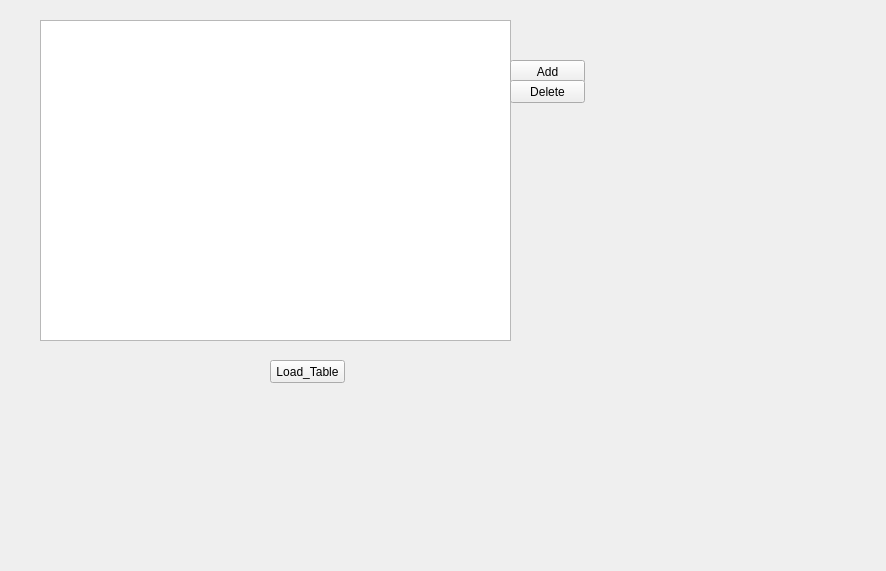
<?xml version="1.0" encoding="UTF-8"?>
<ui version="4.0">
 <class>ManageMem</class>
 <widget class="QWidget" name="ManageMem">
  <property name="geometry">
   <rect>
    <x>0</x>
    <y>0</y>
    <width>886</width>
    <height>571</height>
   </rect>
  </property>
  <property name="windowTitle">
   <string>Form</string>
  </property>
  <widget class="QTableView" name="tableView">
   <property name="geometry">
    <rect>
     <x>40</x>
     <y>20</y>
     <width>471</width>
     <height>321</height>
    </rect>
   </property>
  </widget>
  <widget class="QPushButton" name="pushButton_load">
   <property name="geometry">
    <rect>
     <x>270</x>
     <y>360</y>
     <width>75</width>
     <height>23</height>
    </rect>
   </property>
   <property name="text">
    <string>Load_Table</string>
   </property>
  </widget>
  <widget class="QPushButton" name="pushButton_add">
   <property name="geometry">
    <rect>
     <x>510</x>
     <y>60</y>
     <width>75</width>
     <height>23</height>
    </rect>
   </property>
   <property name="text">
    <string>Add</string>
   </property>
  </widget>
  <widget class="QPushButton" name="pushButton_delete">
   <property name="geometry">
    <rect>
     <x>510</x>
     <y>80</y>
     <width>75</width>
     <height>23</height>
    </rect>
   </property>
   <property name="text">
    <string>Delete</string>
   </property>
  </widget>
 </widget>
 <resources/>
 <connections/>
</ui>
